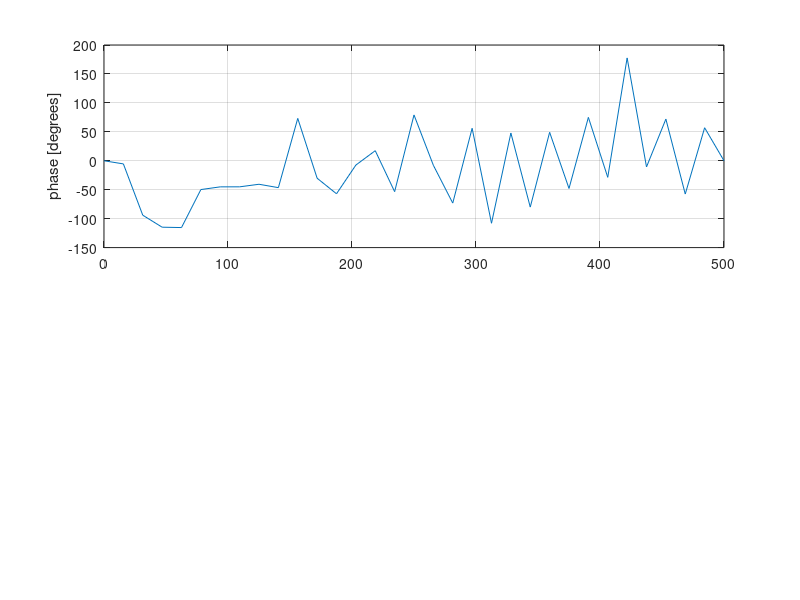

This figure's MATLAB source: (Note: this script raises an error after producing the figure.)
close all; clear; clc;
%[Sxx, F] = pwelch(x, window, noverlap, nfft, fs);
%[Sxy, F] = cpsd(x, y, ---/---/---); cross power spectral density
%[Cxy, F] = mscohere(x, y, ---/---/---);
%phase_xy = arg(Sxy);

N = 1000;
fs = 1000;
t = (0 : N-1) / fs;
amp = 0.02;

x = cos(2*pi*100*t) + 0.1 * randn(size(t));% + sin(2*pi*200*t) + 0.1 * randn(size(t));
y = cos(2*pi*100*t - pi/4) + cos(2*pi*60*t);%0.5*cos(2*pi*100*t - pi/4) + amp*sin(2*pi*200*t + pi/2) + 0.1*randn(size(t));

[Sxy, F] = cpsd(x,y, [],[],[], fs);
Phase_xy = angle(Sxy);
subplot(211);
plot(F, Phase_xy * 180/pi); ylabel('phase [degrees]'); grid;

[Sxx, Fx] = pwelch(x, [], [], [], fs);
[Syy, Fy] = pwelch(y, [], [], [], fs);
[a, b] = TFCrossSpec(x, y, 1024);
Cxy2 = abs(Sxy).^2./(Sxx .* Syy);
Cxy = mscohere(x,y,[],[],[],fs);
subplot(212); plot(F, Cxy); ylabel('MS-Coherence'); grid; hold on;
plot(F, Cxy2, 'rx');
figure; 
subplot(211); imagesc(abs(a));
subplot(212); imagesc(abs(b));

[S0, T, F]= tfrspwv(y');
%[S0, T, F]= wv(y);
%[Sxy, F] = cpsd(S0,S0, [],[],[], fs);
figure; imagesc(T, F, abs(S0)); colorbar
set(gca, 'Ydir', 'normal'); %kierunek osi F

Cxytf = abs(Sxy).^2./(Sxx .* Syy);
%subplot(212); surf(abs(b));